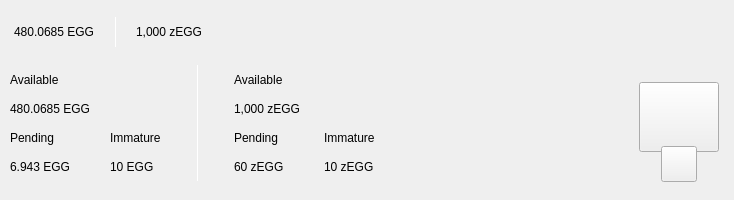
<?xml version="1.0" encoding="UTF-8"?>
<ui version="4.0">
 <class>TopBar</class>
 <widget class="QWidget" name="TopBar">
  <property name="geometry">
   <rect>
    <x>0</x>
    <y>0</y>
    <width>734</width>
    <height>200</height>
   </rect>
  </property>
  <property name="minimumSize">
   <size>
    <width>0</width>
    <height>200</height>
   </size>
  </property>
  <property name="maximumSize">
   <size>
    <width>16777215</width>
    <height>200</height>
   </size>
  </property>
  <property name="windowTitle">
   <string>Form</string>
  </property>
  <layout class="QVBoxLayout" name="verticalLayout_10" stretch="0">
   <property name="spacing">
    <number>0</number>
   </property>
   <property name="leftMargin">
    <number>0</number>
   </property>
   <property name="topMargin">
    <number>0</number>
   </property>
   <property name="rightMargin">
    <number>0</number>
   </property>
   <property name="bottomMargin">
    <number>0</number>
   </property>
   <item>
    <widget class="PFBorderImage" name="containerTop" native="true">
     <layout class="QVBoxLayout" name="verticalLayout_11">
      <property name="spacing">
       <number>0</number>
      </property>
      <property name="leftMargin">
       <number>0</number>
      </property>
      <property name="topMargin">
       <number>0</number>
      </property>
      <property name="rightMargin">
       <number>0</number>
      </property>
      <property name="bottomMargin">
       <number>0</number>
      </property>
      <item>
       <widget class="QWidget" name="top_container_2" native="true">
        <property name="minimumSize">
         <size>
          <width>0</width>
          <height>65</height>
         </size>
        </property>
        <layout class="QHBoxLayout" name="top_container">
         <property name="spacing">
          <number>0</number>
         </property>
         <property name="leftMargin">
          <number>14</number>
         </property>
         <property name="topMargin">
          <number>0</number>
         </property>
         <property name="rightMargin">
          <number>14</number>
         </property>
         <property name="bottomMargin">
          <number>0</number>
         </property>
         <item alignment="Qt::AlignVCenter">
          <widget class="QWidget" name="widgetTopAmount" native="true">
           <property name="sizePolicy">
            <sizepolicy hsizetype="Preferred" vsizetype="Maximum">
             <horstretch>0</horstretch>
             <verstretch>0</verstretch>
            </sizepolicy>
           </property>
           <layout class="QHBoxLayout" name="horizontalLayout_5">
            <property name="spacing">
             <number>0</number>
            </property>
            <property name="leftMargin">
             <number>0</number>
            </property>
            <property name="topMargin">
             <number>0</number>
            </property>
            <property name="rightMargin">
             <number>0</number>
            </property>
            <property name="bottomMargin">
             <number>0</number>
            </property>
            <item alignment="Qt::AlignTop">
             <widget class="QLabel" name="labelAmountTopEgg">
              <property name="minimumSize">
               <size>
                <width>0</width>
                <height>36</height>
               </size>
              </property>
              <property name="styleSheet">
               <string notr="true">padding:0px;margin:0px;</string>
              </property>
              <property name="text">
               <string>480.0685 EGG</string>
              </property>
             </widget>
            </item>
            <item>
             <spacer name="horizontalSpacer_11">
              <property name="orientation">
               <enum>Qt::Horizontal</enum>
              </property>
              <property name="sizeType">
               <enum>QSizePolicy::Fixed</enum>
              </property>
              <property name="sizeHint" stdset="0">
               <size>
                <width>20</width>
                <height>20</height>
               </size>
              </property>
             </spacer>
            </item>
            <item alignment="Qt::AlignVCenter">
             <widget class="QLabel" name="label_16">
              <property name="minimumSize">
               <size>
                <width>1</width>
                <height>30</height>
               </size>
              </property>
              <property name="maximumSize">
               <size>
                <width>1</width>
                <height>30</height>
               </size>
              </property>
              <property name="styleSheet">
               <string notr="true">background-color:white;
padding:0px;
border:none;</string>
              </property>
              <property name="text">
               <string/>
              </property>
             </widget>
            </item>
            <item>
             <spacer name="horizontalSpacer_12">
              <property name="orientation">
               <enum>Qt::Horizontal</enum>
              </property>
              <property name="sizeType">
               <enum>QSizePolicy::Fixed</enum>
              </property>
              <property name="sizeHint" stdset="0">
               <size>
                <width>20</width>
                <height>20</height>
               </size>
              </property>
             </spacer>
            </item>
            <item alignment="Qt::AlignTop">
             <widget class="QLabel" name="labelAmountTopzEgg">
              <property name="minimumSize">
               <size>
                <width>0</width>
                <height>36</height>
               </size>
              </property>
              <property name="text">
               <string>1,000 zEGG</string>
              </property>
             </widget>
            </item>
           </layout>
          </widget>
         </item>
         <item>
          <spacer name="horizontalSpacer">
           <property name="orientation">
            <enum>Qt::Horizontal</enum>
           </property>
           <property name="sizeHint" stdset="0">
            <size>
             <width>40</width>
             <height>20</height>
            </size>
           </property>
          </spacer>
         </item>
         <item>
          <layout class="QHBoxLayout" name="horizontalLayout_4">
           <property name="spacing">
            <number>12</number>
           </property>
           <property name="rightMargin">
            <number>0</number>
           </property>
           <item alignment="Qt::AlignRight">
            <widget class="QWidget" name="layoutSync" native="true">
             <property name="minimumSize">
              <size>
               <width>0</width>
               <height>36</height>
              </size>
             </property>
             <property name="maximumSize">
              <size>
               <width>16777215</width>
               <height>36</height>
              </size>
             </property>
             <layout class="QVBoxLayout" name="verticalLayout_9">
              <property name="leftMargin">
               <number>0</number>
              </property>
              <property name="topMargin">
               <number>0</number>
              </property>
              <property name="rightMargin">
               <number>0</number>
              </property>
              <property name="bottomMargin">
               <number>0</number>
              </property>
              <item>
               <widget class="ExpandableButton" name="pushButtonSync" native="true">
                <property name="minimumSize">
                 <size>
                  <width>36</width>
                  <height>36</height>
                 </size>
                </property>
                <property name="maximumSize">
                 <size>
                  <width>16777215</width>
                  <height>36</height>
                 </size>
                </property>
               </widget>
              </item>
             </layout>
            </widget>
           </item>
           <item>
            <widget class="ExpandableButton" name="pushButtonMint" native="true">
             <property name="minimumSize">
              <size>
               <width>36</width>
               <height>36</height>
              </size>
             </property>
            </widget>
           </item>
           <item>
            <widget class="ExpandableButton" name="pushButtonStack" native="true">
             <property name="minimumSize">
              <size>
               <width>36</width>
               <height>36</height>
              </size>
             </property>
            </widget>
           </item>
           <item>
            <widget class="ExpandableButton" name="pushButtonColdStaking" native="true">
             <property name="minimumSize">
              <size>
               <width>36</width>
               <height>36</height>
              </size>
             </property>
            </widget>
           </item>
           <item>
            <widget class="ExpandableButton" name="pushButtonConnection" native="true">
             <property name="minimumSize">
              <size>
               <width>36</width>
               <height>36</height>
              </size>
             </property>
            </widget>
           </item>
           <item>
            <widget class="ExpandableButton" name="pushButtonLock" native="true">
             <property name="sizePolicy">
              <sizepolicy hsizetype="Expanding" vsizetype="Expanding">
               <horstretch>0</horstretch>
               <verstretch>0</verstretch>
              </sizepolicy>
             </property>
             <property name="minimumSize">
              <size>
               <width>36</width>
               <height>0</height>
              </size>
             </property>
            </widget>
           </item>
           <item>
            <widget class="ExpandableButton" name="pushButtonTheme" native="true">
             <property name="minimumSize">
              <size>
               <width>36</width>
               <height>36</height>
              </size>
             </property>
             <property name="maximumSize">
              <size>
               <width>16777215</width>
               <height>36</height>
              </size>
             </property>
            </widget>
           </item>
           <item>
            <widget class="ExpandableButton" name="pushButtonFAQ" native="true">
             <property name="minimumSize">
              <size>
               <width>36</width>
               <height>36</height>
              </size>
             </property>
            </widget>
           </item>
          </layout>
         </item>
        </layout>
       </widget>
      </item>
      <item>
       <widget class="QWidget" name="bottom_container" native="true">
        <property name="minimumSize">
         <size>
          <width>0</width>
          <height>135</height>
         </size>
        </property>
        <layout class="QHBoxLayout" name="botton_container">
         <property name="leftMargin">
          <number>10</number>
         </property>
         <property name="topMargin">
          <number>0</number>
         </property>
         <property name="rightMargin">
          <number>10</number>
         </property>
         <property name="bottomMargin">
          <number>10</number>
         </property>
         <item>
          <layout class="QHBoxLayout" name="horizontalLayout_3">
           <property name="bottomMargin">
            <number>9</number>
           </property>
           <item>
            <layout class="QVBoxLayout" name="verticalLayout_7">
             <property name="spacing">
              <number>0</number>
             </property>
             <property name="leftMargin">
              <number>0</number>
             </property>
             <property name="rightMargin">
              <number>30</number>
             </property>
             <item>
              <layout class="QVBoxLayout" name="verticalLayout_2">
               <item>
                <widget class="QLabel" name="labelTitle1">
                 <property name="text">
                  <string>Available</string>
                 </property>
                </widget>
               </item>
               <item>
                <widget class="QLabel" name="labelAmountEgg">
                 <property name="text">
                  <string>480.0685 EGG</string>
                 </property>
                </widget>
               </item>
              </layout>
             </item>
             <item>
              <layout class="QHBoxLayout" name="horizontalLayout_2">
               <property name="spacing">
                <number>0</number>
               </property>
               <item>
                <layout class="QVBoxLayout" name="verticalLayout_3">
                 <item>
                  <widget class="QLabel" name="labelTitle3">
                   <property name="text">
                    <string>Pending</string>
                   </property>
                  </widget>
                 </item>
                 <item>
                  <widget class="QLabel" name="labelPendingEgg">
                   <property name="text">
                    <string>6.943 EGG</string>
                   </property>
                  </widget>
                 </item>
                </layout>
               </item>
               <item>
                <spacer name="horizontalSpacer_3">
                 <property name="orientation">
                  <enum>Qt::Horizontal</enum>
                 </property>
                 <property name="sizeType">
                  <enum>QSizePolicy::Fixed</enum>
                 </property>
                 <property name="sizeHint" stdset="0">
                  <size>
                   <width>40</width>
                   <height>20</height>
                  </size>
                 </property>
                </spacer>
               </item>
               <item>
                <layout class="QVBoxLayout" name="verticalLayout_4">
                 <item>
                  <widget class="QLabel" name="labelTitle4">
                   <property name="text">
                    <string>Immature</string>
                   </property>
                  </widget>
                 </item>
                 <item>
                  <widget class="QLabel" name="labelImmatureEgg">
                   <property name="text">
                    <string>10 EGG</string>
                   </property>
                  </widget>
                 </item>
                </layout>
               </item>
              </layout>
             </item>
            </layout>
           </item>
           <item>
            <widget class="QLabel" name="label_9">
             <property name="minimumSize">
              <size>
               <width>1</width>
               <height>100</height>
              </size>
             </property>
             <property name="maximumSize">
              <size>
               <width>1</width>
               <height>16777215</height>
              </size>
             </property>
             <property name="styleSheet">
              <string notr="true">background-color:white;
padding:0px;
border:none;</string>
             </property>
             <property name="text">
              <string/>
             </property>
            </widget>
           </item>
           <item>
            <layout class="QVBoxLayout" name="verticalLayout_8">
             <property name="spacing">
              <number>0</number>
             </property>
             <property name="leftMargin">
              <number>30</number>
             </property>
             <item>
              <layout class="QVBoxLayout" name="verticalLayout">
               <item>
                <widget class="QLabel" name="labelTitle2">
                 <property name="text">
                  <string>Available</string>
                 </property>
                </widget>
               </item>
               <item>
                <widget class="QLabel" name="labelAmountzEgg">
                 <property name="text">
                  <string>1,000 zEGG</string>
                 </property>
                </widget>
               </item>
              </layout>
             </item>
             <item>
              <layout class="QHBoxLayout" name="horizontalLayout">
               <property name="spacing">
                <number>0</number>
               </property>
               <item>
                <layout class="QVBoxLayout" name="verticalLayout_5">
                 <item>
                  <widget class="QLabel" name="labelTitle5">
                   <property name="text">
                    <string>Pending</string>
                   </property>
                  </widget>
                 </item>
                 <item>
                  <widget class="QLabel" name="labelPendingzEgg">
                   <property name="text">
                    <string>60 zEGG</string>
                   </property>
                  </widget>
                 </item>
                </layout>
               </item>
               <item>
                <spacer name="horizontalSpacer_4">
                 <property name="orientation">
                  <enum>Qt::Horizontal</enum>
                 </property>
                 <property name="sizeType">
                  <enum>QSizePolicy::Fixed</enum>
                 </property>
                 <property name="sizeHint" stdset="0">
                  <size>
                   <width>40</width>
                   <height>20</height>
                  </size>
                 </property>
                </spacer>
               </item>
               <item>
                <layout class="QVBoxLayout" name="verticalLayout_6">
                 <item>
                  <widget class="QLabel" name="labelTitle6">
                   <property name="text">
                    <string>Immature</string>
                   </property>
                  </widget>
                 </item>
                 <item>
                  <widget class="QLabel" name="labelImmaturezEgg">
                   <property name="text">
                    <string>10 zEGG</string>
                   </property>
                  </widget>
                 </item>
                </layout>
               </item>
              </layout>
             </item>
            </layout>
           </item>
          </layout>
         </item>
         <item>
          <spacer name="horizontalSpacer_2">
           <property name="orientation">
            <enum>Qt::Horizontal</enum>
           </property>
           <property name="sizeHint" stdset="0">
            <size>
             <width>40</width>
             <height>20</height>
            </size>
           </property>
          </spacer>
         </item>
         <item alignment="Qt::AlignHCenter|Qt::AlignVCenter">
          <widget class="QWidget" name="qrContainer" native="true">
           <property name="sizePolicy">
            <sizepolicy hsizetype="Preferred" vsizetype="Minimum">
             <horstretch>0</horstretch>
             <verstretch>0</verstretch>
            </sizepolicy>
           </property>
           <property name="minimumSize">
            <size>
             <width>90</width>
             <height>110</height>
            </size>
           </property>
           <property name="maximumSize">
            <size>
             <width>90</width>
             <height>110</height>
            </size>
           </property>
           <layout class="QVBoxLayout" name="containerQR">
            <property name="spacing">
             <number>0</number>
            </property>
            <property name="leftMargin">
             <number>5</number>
            </property>
            <property name="topMargin">
             <number>10</number>
            </property>
            <property name="rightMargin">
             <number>5</number>
            </property>
            <property name="bottomMargin">
             <number>0</number>
            </property>
            <item>
             <widget class="QPushButton" name="btnQr">
              <property name="minimumSize">
               <size>
                <width>70</width>
                <height>70</height>
               </size>
              </property>
              <property name="maximumSize">
               <size>
                <width>16777215</width>
                <height>70</height>
               </size>
              </property>
              <property name="focusPolicy">
               <enum>Qt::NoFocus</enum>
              </property>
              <property name="text">
               <string/>
              </property>
              <property name="iconSize">
               <size>
                <width>70</width>
                <height>70</height>
               </size>
              </property>
             </widget>
            </item>
            <item>
             <spacer name="verticalSpacer">
              <property name="orientation">
               <enum>Qt::Vertical</enum>
              </property>
              <property name="sizeType">
               <enum>QSizePolicy::Fixed</enum>
              </property>
              <property name="sizeHint" stdset="0">
               <size>
                <width>20</width>
                <height>20</height>
               </size>
              </property>
             </spacer>
            </item>
            <item alignment="Qt::AlignHCenter|Qt::AlignBottom">
             <widget class="QPushButton" name="pushButtonQR">
              <property name="minimumSize">
               <size>
                <width>36</width>
                <height>36</height>
               </size>
              </property>
              <property name="maximumSize">
               <size>
                <width>36</width>
                <height>36</height>
               </size>
              </property>
              <property name="focusPolicy">
               <enum>Qt::NoFocus</enum>
              </property>
              <property name="text">
               <string/>
              </property>
             </widget>
            </item>
           </layout>
          </widget>
         </item>
        </layout>
       </widget>
      </item>
     </layout>
    </widget>
   </item>
  </layout>
 </widget>
 <customwidgets>
  <customwidget>
   <class>ExpandableButton</class>
   <extends>QWidget</extends>
   <header>qt/nestegg/expandablebutton.h</header>
   <container>1</container>
  </customwidget>
  <customwidget>
   <class>PFBorderImage</class>
   <extends>QFrame</extends>
   <header>qt/nestegg/pfborderimage.h</header>
   <container>1</container>
  </customwidget>
 </customwidgets>
 <resources/>
 <connections/>
</ui>
